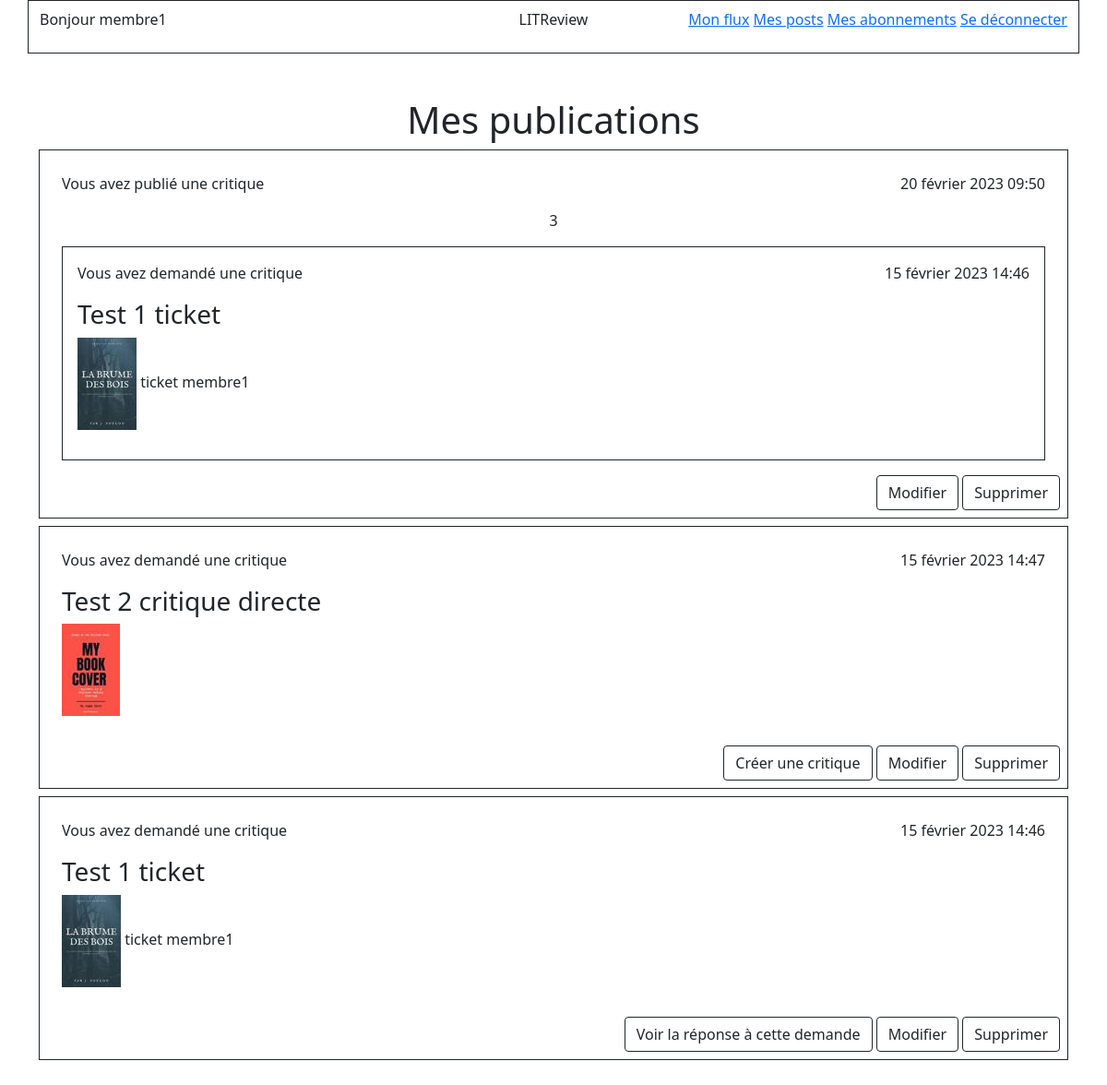
/posts (signed in), run on the app's committed database.
### authentication/models.py (models this page shows)
class User(AbstractUser):
    SUBSCRIBER = "Membre"
    followed_members = models.ManyToManyField(
        settings.AUTH_USER_MODEL,
        through="UserFollows",
        related_name="followed"
    )

### feed/models.py (models this page shows, shortened)
class Review(models.Model):
    objects = models.Manager()
    ticket = models.OneToOneField(
        Ticket,
        on_delete=models.CASCADE,
        related_name='ticket_review',
        primary_key=False
    )
    rating = models.PositiveSmallIntegerField(
       validators=[MinValueValidator(0), MaxValueValidator(5)]
    )
    user = models.ForeignKey(
        settings.AUTH_USER_MODEL,
        on_delete=models.CASCADE
    )
    headline = models.CharField(max_length=128)
    body = models.TextField(max_length=8192, blank=True)
    time_created = models.DateTimeField(auto_now_add=True)

class Ticket(models.Model):
    objects = models.Manager()
    title = models.CharField(max_length=128)
    description = models.TextField(max_length=2048, blank=True)
    user = models.ForeignKey(
        to=settings.AUTH_USER_MODEL,
        on_delete=models.CASCADE
    )
    image = models.ImageField(null=True, blank=True)
    time_created = models.DateTimeField(auto_now_add=True)
    IMAGE_MAX_SIZE = (100, 100)

### feed/views.py (the view)
# urls.py: path('posts', views.display_my_posts, name='my-posts')
@login_required
def display_my_posts(request):
    tickets = Ticket.objects.filter(user=request.user)
    tickets = tickets.annotate(content_type=Value('TICKET', CharField()))
    reviews = Review.objects.filter(user=request.user)
    reviews = reviews.annotate(content_type=Value('REVIEW', CharField()))
    posts = sorted(
        chain(tickets, reviews),
        key=lambda post: post.time_created,
        reverse=True
    )
    return render(request, 'feed/posts.html', context={'posts': posts})

### feed/templatetags/feed_extras.py (called while the page is built)
@register.simple_tag(takes_context=True)
def get_user_display(context, user):
    if user == context['user']:
        return "Vous avez"
    return f"{user.username} a"

### feed/templates/feed/posts.html (shortened to what this page needs)
{% extends "base.html" %}
{% block content %}
    <h1 class="text-center">Mes publications</h1>
        <div>
        {% for post in posts %}
            {% if post.content_type == 'TICKET' %}
                <div class="border border-dark mt-2 p-2">
                    {% include 'feed/ticket_detail.html' with ticket=post %}
                    <div class="text-end">
                        {% include 'feed/review_check.html' with post=post %}
                        <a class="btn btn-outline-dark" href="{% url 'feed:ticket-update' ticket_id=post.id %}">Modifier</a>
                        <a class="btn btn-outline-dark" href="{% url 'feed:ticket-delete' ticket_id=post.id %}">Supprimer</a>
                    </div>
                </div>
            {% elif post.content_type == 'REVIEW' %}
                <div class="border border-dark mt-2 p-2">
                    {% include 'feed/review_detail.html' with review=post %}
                    <div class="text-end">
                        <a class="btn btn-outline-dark" href="{% url 'feed:review-update' review_id=post.id %}">
                            Modifier</a>
                        <a class="btn btn-outline-dark" href="{% url 'feed:review-delete' review_id=post.id %}">
                            Supprimer</a>
                    </div>
                </div>
            {% endif %}
        {% endfor %}
    </div>
{% endblock content %}

### templates/base.html (shortened to what this page needs)
<!DOCTYPE html>
<html lang="en" xmlns="http://www.w3.org/1999/html">
<head>
    <link href="https://cdn.jsdelivr.net/npm/bootstrap@5.1.3/dist/css/bootstrap.min.css" rel="stylesheet">
</head>
<body>
    <header>
        <nav class="bg_light">
            <div class="container">
                <div class="row border border-dark py-2">
                    <div class="col-5">
                        {% if user.is_authenticated %}
                            <p>Bonjour {{ user.username }}</p>
                        {% endif %}
                    </div>
                    <div class="col-2 text-center">
                        <p>LITReview</p>
                    </div>
                    <div class="col-5 text-end">
                        {% if user.is_authenticated %}
                            <a href="{% url 'feed:my-flow' %}" class="link-primary">Mon flux</a>
                            <a href="{% url 'feed:my-posts' %}">Mes posts</a>
                            <a href="{% url 'authentication:follows' %}">Mes abonnements</a>
                            <a href="{% url 'authentication:logout' %}">Se déconnecter</a>
                        {% endif %}
                    </div>
                </div>
            </div>
        </nav>
    </header>
    <section class="container my-5">
    {% block content %}
    {% endblock content %}
    </section>
</body>
</html>

### feed/templates/feed/review_detail.html (shortened to what this page needs)
{% load feed_extras %}
{% block content %}
    <div class="p-3">
        <div class="row">
            <div class="col text-start">
                <p>{% get_user_display user=review.user %} publié une critique</p>
            </div>
            <div class="col text-end">
                <p>{{ review.time_created }}</p>
            </div>
        </div>
            <p class="text-center">{{ review.rating }}</p>
            <div class="border border-dark">
                {% include 'feed/ticket_detail.html' with ticket=review.ticket %}
            </div>
    </div>
{% endblock content %}

### feed/templates/feed/ticket_detail.html
{% load feed_extras %}
<div class="p-3">
    <div class="row">
        <div class="col text-start">
            <p>{% get_user_display user=ticket.user %} demandé une critique</p>
        </div>
        <div class="col text-end">
            <p>{{ ticket.time_created }}</p>
        </div>
    </div>
    <h3>{{ ticket.title }}</h3>
    <p>
        {% if ticket.image %}
            <img src="{{ ticket.image.url }}">
        {% endif %}
        {{ ticket.description }}
    </p>
</div>

### feed/templates/feed/review_check.html
{% if not post.ticket_review %}
    <a class="btn btn-outline-dark" href="{% url 'feed:review-create' ticket_id=post.id %}">Créer une critique</a>
{% else %}
    <a class="btn btn-outline-dark" href="{% url 'feed:review-display' review_id=post.ticket_review.id %}">Voir la réponse à cette demande</a>
{% endif %}

### data on the page
User: username "membre1"
Review: user "Vous avez", time_created "20 février 2023 09:50", rating "3", image (picture)
Ticket: user "Vous avez", time_created "15 février 2023 14:46", title "Test 1 ticket", description "ticket membre1", image (picture), shows "Voir la réponse à cette demande"
Ticket: user "Vous avez", time_created "15 février 2023 14:47", title "Test 2 critique directe", image (picture), shows "Créer une critique"
